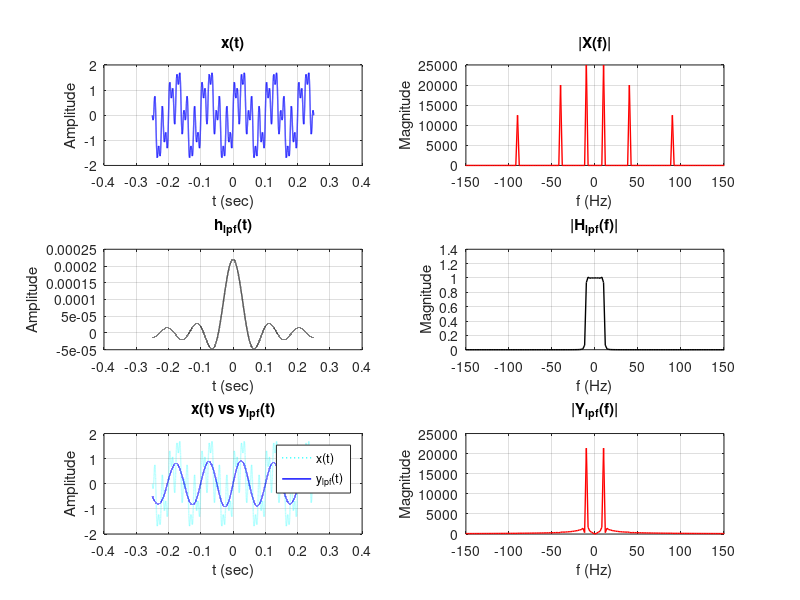

Recreate this plot in MATLAB. (Note: this script raises an error after producing the figure.)
clc; clear; close all;

fs = 100e3;
dt = 1/fs;
t = -0.25 : dt : 0.25-dt;

x1 = 1*sin(2*pi*10*t);
x2 = 0.8*sin(2*pi*40*t);
x3 = 0.5*sin(2*pi*90*t);
x = x1 + x2 + x3;

N = length(t);
f = (-N/2:N/2-1)*fs/N;

B = 22;
h_lpf = B*sinc(B*t)/fs;

y_lpf = conv(x, h_lpf, 'same');

figure
subplot(3,2,1)
plot(t, x, 'b', 'LineWidth', 1)
grid on
title('x(t)')
xlabel('t (sec)')
ylabel('Amplitude')

subplot(3,2,3)
plot(t, h_lpf, 'k', 'LineWidth', 1)
grid on
title('h_{lpf}(t)')
xlabel('t (sec)')
ylabel('Amplitude')

subplot(3,2,5)
plot(t, x, 'c:', 'LineWidth', 1)
hold on
plot(t, y_lpf, 'b', 'LineWidth', 1)
hold off
grid on
legend('x(t)', 'y_{lpf}(t)')
title('x(t) vs y_{lpf}(t)')
xlabel('t (sec)')
ylabel('Amplitude')

subplot(3,2,2)
plot(f, abs(fftshift(fft(x))), 'r', 'LineWidth', 1)
grid on
xlim([-150 150])
title('|X(f)|')
xlabel('f (Hz)')
ylabel('Magnitude')

subplot(3,2,4)
plot(f, abs(fftshift(fft(h_lpf))), 'k', 'LineWidth', 1)
grid on
xlim([-150 150])
title('|H_{lpf}(f)|')
xlabel('f (Hz)')
ylabel('Magnitude')

subplot(3,2,6)
plot(f, abs(fftshift(fft(y_lpf))), 'r', 'LineWidth', 1)
grid on
xlim([-150 150])
title('|Y_{lpf}(f)|')
xlabel('f (Hz)')
ylabel('Magnitude')

sgtitle('Lab 2 Q2: LPF by One sinc')
